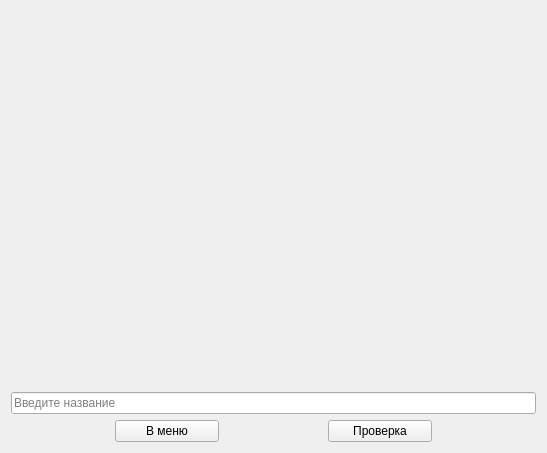
          <widget class="QWidget" name="page_31">
           <layout class="QVBoxLayout" name="verticalLayout_33">
            <item>
             <layout class="QHBoxLayout" name="horizontalLayout_49">
              <item>
               <spacer name="horizontalSpacer_139">
                <property name="orientation">
                 <enum>Qt::Horizontal</enum>
                </property>
                <property name="sizeHint" stdset="0">
                 <size>
                  <width>40</width>
                  <height>20</height>
                 </size>
                </property>
               </spacer>
              </item>
              <item>
               <widget class="QLabel" name="logo_24">
                <property name="minimumSize">
                 <size>
                  <width>445</width>
                  <height>375</height>
                 </size>
                </property>
                <property name="text">
                 <string/>
                </property>
                <property name="pixmap">
                 <pixmap>отред.логотипы/lyle_scott.png</pixmap>
                </property>
               </widget>
              </item>
              <item>
               <spacer name="horizontalSpacer_140">
                <property name="orientation">
                 <enum>Qt::Horizontal</enum>
                </property>
                <property name="sizeHint" stdset="0">
                 <size>
                  <width>40</width>
                  <height>20</height>
                 </size>
                </property>
               </spacer>
              </item>
             </layout>
            </item>
            <item>
             <widget class="QLineEdit" name="lineEdit_24">
              <property name="text">
               <string/>
              </property>
              <property name="placeholderText">
               <string>Введите название</string>
              </property>
             </widget>
            </item>
            <item>
             <layout class="QHBoxLayout" name="horizontalLayout_50">
              <item>
               <spacer name="horizontalSpacer_144">
                <property name="orientation">
                 <enum>Qt::Horizontal</enum>
                </property>
                <property name="sizeHint" stdset="0">
                 <size>
                  <width>40</width>
                  <height>20</height>
                 </size>
                </property>
               </spacer>
              </item>
              <item>
               <widget class="QPushButton" name="back_24">
                <property name="sizePolicy">
                 <sizepolicy hsizetype="Expanding" vsizetype="Fixed">
                  <horstretch>0</horstretch>
                  <verstretch>0</verstretch>
                 </sizepolicy>
                </property>
                <property name="cursor">
                 <cursorShape>PointingHandCursor</cursorShape>
                </property>
                <property name="text">
                 <string>В меню</string>
                </property>
                <property name="icon">
                 <iconset>
                  <normaloff>иконки/exit.png</normaloff>иконки/exit.png</iconset>
                </property>
                <property name="iconSize">
                 <size>
                  <width>32</width>
                  <height>32</height>
                 </size>
                </property>
               </widget>
              </item>
              <item>
               <spacer name="horizontalSpacer_143">
                <property name="orientation">
                 <enum>Qt::Horizontal</enum>
                </property>
                <property name="sizeHint" stdset="0">
                 <size>
                  <width>40</width>
                  <height>20</height>
                 </size>
                </property>
               </spacer>
              </item>
              <item>
               <widget class="QPushButton" name="check_24">
                <property name="sizePolicy">
                 <sizepolicy hsizetype="Expanding" vsizetype="Fixed">
                  <horstretch>0</horstretch>
                  <verstretch>0</verstretch>
                 </sizepolicy>
                </property>
                <property name="cursor">
                 <cursorShape>PointingHandCursor</cursorShape>
                </property>
                <property name="text">
                 <string>Проверка</string>
                </property>
                <property name="icon">
                 <iconset>
                  <normaloff>иконки/quality-control.png</normaloff>иконки/quality-control.png</iconset>
                </property>
                <property name="iconSize">
                 <size>
                  <width>32</width>
                  <height>32</height>
                 </size>
                </property>
               </widget>
              </item>
              <item>
               <spacer name="horizontalSpacer_142">
                <property name="orientation">
                 <enum>Qt::Horizontal</enum>
                </property>
                <property name="sizeHint" stdset="0">
                 <size>
                  <width>40</width>
                  <height>20</height>
                 </size>
                </property>
               </spacer>
              </item>
             </layout>
            </item>
           </layout>
          </widget>
